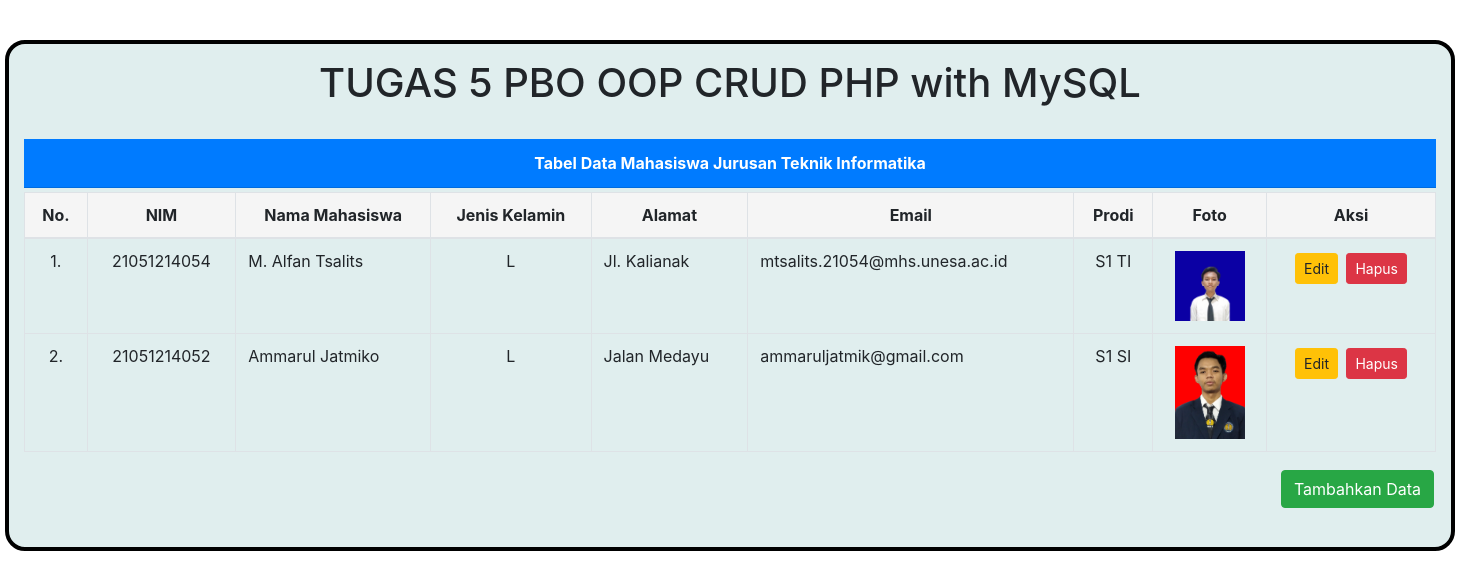
Screenshot of /class.php with the database file from the repository.
### tables this page shows
CREATE TABLE `mahasiswa` (
  `id` int(11) NOT NULL,
  `nim` char(11) NOT NULL,
  `namamhs` varchar(100) NOT NULL,
  `jk` enum('L','P') NOT NULL,
  `alamat` varchar(100) NOT NULL,
  `email` varchar(50) NOT NULL,
  `foto` varchar(50) NOT NULL,
  `prodi` varchar(15) NOT NULL
);

### class.php (the view, shortened to what this page needs)
<?php
$query = "SELECT * FROM mahasiswa;";
$sql = mysqli_query($conn, $query);
$no = 1;
?>
    <link rel="stylesheet" href="css/bootstrap.min.css">
</head>
<body>
    <div class="container-fluid">
      <h1 class="text-center">TUGAS 5 PBO OOP CRUD PHP with MySQL </h1>
      <br>
      <div class="card-header bg-primary text-white mb-1 text-center">
        <b>Tabel Data Mahasiswa Jurusan Teknik Informatika</b>
      </div>
      <div class="table-responsive">
        <table class="table align-middle table-bordered table-hover">
          <thead>
            <tr class="text-center">
              <th>No.</th>
              <th>NIM</th>
              <th>Nama Mahasiswa</th>
              <th>Jenis Kelamin</th>
              <th>Alamat</th>
              <th>Email</th>
              <th>Prodi</th>
              <th>Foto</th>
              <th>Aksi</th>
            </tr>
          </thead>
          <tbody>
            <?php while ($result = mysqli_fetch_assoc($sql)) : ?>
            <tr>
              <td class="text-center"><?= $no++; ?>. </td>
              <td class="text-center"><?= $result['nim']; ?></td>
              <td><?= $result['namamhs']; ?></td>
              <td class="text-center"><?= $result['jk']; ?></td>
              <td><?= $result['alamat']; ?></td>
              <td><?= $result['email']; ?></td>
              <td class="text-center"><?= $result['prodi']; ?></td>
              <td class="text-center">
                <img src="img/<?= $result['foto']; ?>" style="width: 70px">
              </td>
              <td class="text-center">
                <a href="mengelola.php?edit=<?= $result['id']; ?>" type="button" class="btn btn-warning btn-sm">Edit</a>
                <a href="proses.php?hapus=<?= $result['id']; ?>" type="button" class="btn btn-danger btn-sm" onClick="return confirm('Apakah anda yakin ingin menghapus data ini?')">Hapus</a>
              </td>
              <?php endwhile; ?>
            </tr>
          </tbody>
        </table>
        <a href="mengelola.php" type="button" class="btn btn-success mb-4 text-right" style="float: right;">Tambahkan Data</a>
    </div>
</body>
</html>

### class.php (style rules this page uses)
.container-fluid { width: 1450px; background-color: #e0eeee; margin: 40px auto; padding: 15px; border: 4px solid #000000; border-radius: 20px; box-sizing: border-box; position: relative; }
table thead { background-color: #F5F5F5; }
.btn { margin: 2px; }

### rows the page displays
mahasiswa: nim "21051214054", namamhs "M. Alfan Tsalits", jk "L", alamat "Jl. Kalianak", email "mtsalits.21054@mhs.unesa.ac.id", prodi "S1 TI", foto (picture)
mahasiswa: nim "21051214052", namamhs "Ammarul Jatmiko", jk "L", alamat "Jalan Medayu", email "ammaruljatmik@gmail.com", prodi "S1 SI", foto (picture)
